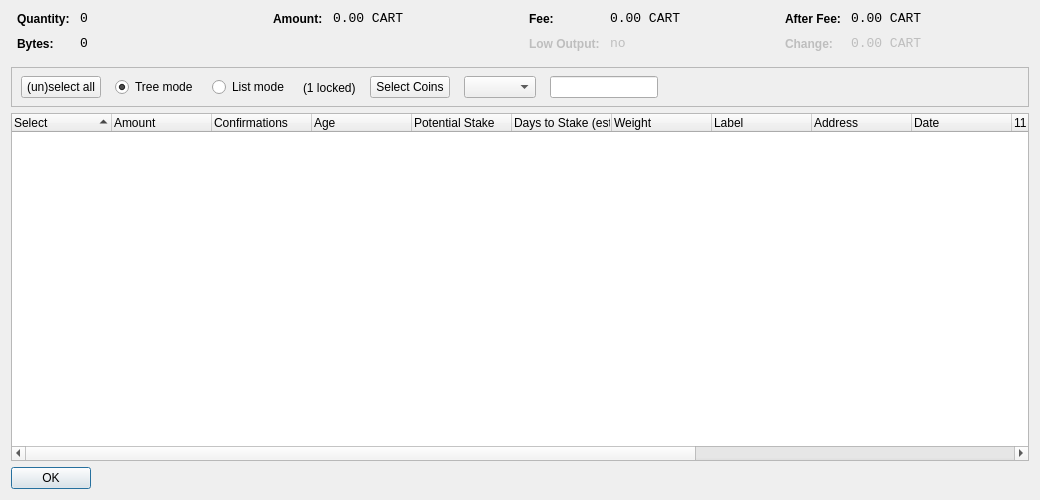
<?xml version="1.0" encoding="UTF-8"?>
<ui version="4.0">
 <class>CoinControlDialog</class>
 <widget class="QDialog" name="CoinControlDialog">
  <property name="geometry">
   <rect>
    <x>0</x>
    <y>0</y>
    <width>1040</width>
    <height>500</height>
   </rect>
  </property>
  <property name="windowTitle">
   <string>Coin Control</string>
  </property>
  <layout class="QVBoxLayout" name="verticalLayout">
   <item>
    <layout class="QHBoxLayout" name="horizontalLayoutTop" stretch="0,0,0,0">
     <property name="topMargin">
      <number>0</number>
     </property>
     <property name="bottomMargin">
      <number>10</number>
     </property>
     <item>
      <layout class="QFormLayout" name="formLayoutCoinControl1">
       <property name="horizontalSpacing">
        <number>10</number>
       </property>
       <property name="verticalSpacing">
        <number>10</number>
       </property>
       <property name="leftMargin">
        <number>6</number>
       </property>
       <property name="rightMargin">
        <number>6</number>
       </property>
       <item row="0" column="0">
        <widget class="QLabel" name="labelCoinControlQuantityText">
         <property name="styleSheet">
          <string notr="true">font-weight:bold;</string>
         </property>
         <property name="text">
          <string>Quantity:</string>
         </property>
        </widget>
       </item>
       <item row="0" column="1">
        <widget class="QLabel" name="labelCoinControlQuantity">
         <property name="font">
          <font>
           <family>Monospace</family>
           <pointsize>10</pointsize>
          </font>
         </property>
         <property name="cursor">
          <cursorShape>IBeamCursor</cursorShape>
         </property>
         <property name="contextMenuPolicy">
          <enum>Qt::ActionsContextMenu</enum>
         </property>
         <property name="text">
          <string notr="true">0</string>
         </property>
         <property name="textInteractionFlags">
          <set>Qt::LinksAccessibleByMouse|Qt::TextSelectableByKeyboard|Qt::TextSelectableByMouse</set>
         </property>
        </widget>
       </item>
       <item row="1" column="0">
        <widget class="QLabel" name="labelCoinControlBytesText">
         <property name="styleSheet">
          <string notr="true">font-weight:bold;</string>
         </property>
         <property name="text">
          <string>Bytes:</string>
         </property>
        </widget>
       </item>
       <item row="1" column="1">
        <widget class="QLabel" name="labelCoinControlBytes">
         <property name="font">
          <font>
           <family>Monospace</family>
           <pointsize>10</pointsize>
          </font>
         </property>
         <property name="cursor">
          <cursorShape>IBeamCursor</cursorShape>
         </property>
         <property name="contextMenuPolicy">
          <enum>Qt::ActionsContextMenu</enum>
         </property>
         <property name="text">
          <string notr="true">0</string>
         </property>
         <property name="textInteractionFlags">
          <set>Qt::LinksAccessibleByMouse|Qt::TextSelectableByKeyboard|Qt::TextSelectableByMouse</set>
         </property>
        </widget>
       </item>
      </layout>
     </item>
     <item>
      <layout class="QFormLayout" name="formLayoutCoinControl2">
       <property name="horizontalSpacing">
        <number>10</number>
       </property>
       <property name="verticalSpacing">
        <number>10</number>
       </property>
       <property name="leftMargin">
        <number>6</number>
       </property>
       <property name="rightMargin">
        <number>6</number>
       </property>
       <item row="0" column="0">
        <widget class="QLabel" name="labelCoinControlAmountText">
         <property name="styleSheet">
          <string notr="true">font-weight:bold;</string>
         </property>
         <property name="text">
          <string>Amount:</string>
         </property>
        </widget>
       </item>
       <item row="0" column="1">
        <widget class="QLabel" name="labelCoinControlAmount">
         <property name="font">
          <font>
           <family>Monospace</family>
           <pointsize>10</pointsize>
          </font>
         </property>
         <property name="cursor">
          <cursorShape>IBeamCursor</cursorShape>
         </property>
         <property name="contextMenuPolicy">
          <enum>Qt::ActionsContextMenu</enum>
         </property>
         <property name="text">
          <string notr="true">0.00 CART</string>
         </property>
         <property name="textInteractionFlags">
          <set>Qt::LinksAccessibleByMouse|Qt::TextSelectableByKeyboard|Qt::TextSelectableByMouse</set>
         </property>
        </widget>
       </item>
      </layout>
     </item>
     <item>
      <layout class="QFormLayout" name="formLayoutCoinControl3">
       <property name="horizontalSpacing">
        <number>10</number>
       </property>
       <property name="verticalSpacing">
        <number>10</number>
       </property>
       <property name="leftMargin">
        <number>6</number>
       </property>
       <property name="rightMargin">
        <number>6</number>
       </property>
       <item row="0" column="0">
        <widget class="QLabel" name="labelCoinControlFeeText">
         <property name="styleSheet">
          <string notr="true">font-weight:bold;</string>
         </property>
         <property name="text">
          <string>Fee:</string>
         </property>
        </widget>
       </item>
       <item row="0" column="1">
        <widget class="QLabel" name="labelCoinControlFee">
         <property name="font">
          <font>
           <family>Monospace</family>
           <pointsize>10</pointsize>
          </font>
         </property>
         <property name="cursor">
          <cursorShape>IBeamCursor</cursorShape>
         </property>
         <property name="contextMenuPolicy">
          <enum>Qt::ActionsContextMenu</enum>
         </property>
         <property name="text">
          <string notr="true">0.00 CART</string>
         </property>
         <property name="textInteractionFlags">
          <set>Qt::LinksAccessibleByMouse|Qt::TextSelectableByKeyboard|Qt::TextSelectableByMouse</set>
         </property>
        </widget>
       </item>
       <item row="1" column="0">
        <widget class="QLabel" name="labelCoinControlLowOutputText">
         <property name="enabled">
          <bool>false</bool>
         </property>
         <property name="styleSheet">
          <string notr="true">font-weight:bold;</string>
         </property>
         <property name="text">
          <string>Low Output:</string>
         </property>
        </widget>
       </item>
       <item row="1" column="1">
        <widget class="QLabel" name="labelCoinControlLowOutput">
         <property name="enabled">
          <bool>false</bool>
         </property>
         <property name="font">
          <font>
           <family>Monospace</family>
           <pointsize>10</pointsize>
          </font>
         </property>
         <property name="cursor">
          <cursorShape>IBeamCursor</cursorShape>
         </property>
         <property name="contextMenuPolicy">
          <enum>Qt::ActionsContextMenu</enum>
         </property>
         <property name="text">
          <string notr="true">no</string>
         </property>
         <property name="textInteractionFlags">
          <set>Qt::LinksAccessibleByMouse|Qt::TextSelectableByKeyboard|Qt::TextSelectableByMouse</set>
         </property>
        </widget>
       </item>
      </layout>
     </item>
     <item>
      <layout class="QFormLayout" name="formLayoutCoinControl4">
       <property name="fieldGrowthPolicy">
        <enum>QFormLayout::AllNonFixedFieldsGrow</enum>
       </property>
       <property name="horizontalSpacing">
        <number>10</number>
       </property>
       <property name="verticalSpacing">
        <number>10</number>
       </property>
       <property name="leftMargin">
        <number>6</number>
       </property>
       <property name="rightMargin">
        <number>6</number>
       </property>
       <item row="0" column="0">
        <widget class="QLabel" name="labelCoinControlAfterFeeText">
         <property name="styleSheet">
          <string notr="true">font-weight:bold;</string>
         </property>
         <property name="text">
          <string>After Fee:</string>
         </property>
        </widget>
       </item>
       <item row="0" column="1">
        <widget class="QLabel" name="labelCoinControlAfterFee">
         <property name="font">
          <font>
           <family>Monospace</family>
           <pointsize>10</pointsize>
          </font>
         </property>
         <property name="cursor">
          <cursorShape>IBeamCursor</cursorShape>
         </property>
         <property name="contextMenuPolicy">
          <enum>Qt::ActionsContextMenu</enum>
         </property>
         <property name="text">
          <string notr="true">0.00 CART</string>
         </property>
         <property name="textInteractionFlags">
          <set>Qt::LinksAccessibleByMouse|Qt::TextSelectableByKeyboard|Qt::TextSelectableByMouse</set>
         </property>
        </widget>
       </item>
       <item row="1" column="0">
        <widget class="QLabel" name="labelCoinControlChangeText">
         <property name="enabled">
          <bool>false</bool>
         </property>
         <property name="styleSheet">
          <string notr="true">font-weight:bold;</string>
         </property>
         <property name="text">
          <string>Change:</string>
         </property>
        </widget>
       </item>
       <item row="1" column="1">
        <widget class="QLabel" name="labelCoinControlChange">
         <property name="enabled">
          <bool>false</bool>
         </property>
         <property name="font">
          <font>
           <family>Monospace</family>
           <pointsize>10</pointsize>
          </font>
         </property>
         <property name="cursor">
          <cursorShape>IBeamCursor</cursorShape>
         </property>
         <property name="contextMenuPolicy">
          <enum>Qt::ActionsContextMenu</enum>
         </property>
         <property name="text">
          <string notr="true">0.00 CART</string>
         </property>
         <property name="textInteractionFlags">
          <set>Qt::LinksAccessibleByMouse|Qt::TextSelectableByKeyboard|Qt::TextSelectableByMouse</set>
         </property>
        </widget>
       </item>
      </layout>
     </item>
    </layout>
   </item>
   <item>
    <widget class="QFrame" name="frame">
     <property name="minimumSize">
      <size>
       <width>0</width>
       <height>40</height>
      </size>
     </property>
     <property name="frameShape">
      <enum>QFrame::StyledPanel</enum>
     </property>
     <property name="frameShadow">
      <enum>QFrame::Sunken</enum>
     </property>
     <widget class="QWidget" name="horizontalLayoutWidget">
      <property name="geometry">
       <rect>
        <x>10</x>
        <y>0</y>
        <width>781</width>
        <height>41</height>
       </rect>
      </property>
      <layout class="QHBoxLayout" name="horizontalLayoutPanel" stretch="0,0,0,0,0,0,0">
       <property name="spacing">
        <number>14</number>
       </property>
       <item>
        <widget class="QPushButton" name="pushButtonSelectAll">
         <property name="sizePolicy">
          <sizepolicy hsizetype="Maximum" vsizetype="Fixed">
           <horstretch>0</horstretch>
           <verstretch>0</verstretch>
          </sizepolicy>
         </property>
         <property name="text">
          <string>(un)select all</string>
         </property>
        </widget>
       </item>
       <item>
        <widget class="QRadioButton" name="radioTreeMode">
         <property name="sizePolicy">
          <sizepolicy hsizetype="Maximum" vsizetype="Fixed">
           <horstretch>0</horstretch>
           <verstretch>0</verstretch>
          </sizepolicy>
         </property>
         <property name="text">
          <string>Tree mode</string>
         </property>
         <property name="checked">
          <bool>true</bool>
         </property>
        </widget>
       </item>
       <item>
        <widget class="QRadioButton" name="radioListMode">
         <property name="sizePolicy">
          <sizepolicy hsizetype="Maximum" vsizetype="Fixed">
           <horstretch>0</horstretch>
           <verstretch>0</verstretch>
          </sizepolicy>
         </property>
         <property name="text">
          <string>List mode</string>
         </property>
        </widget>
       </item>
       <item>
        <widget class="QLabel" name="labelLocked">
          <property name="text">
            <string notr="true">(1 locked)</string>
          </property>
        </widget>
       </item>
       <item>
        <widget class="QPushButton" name="pushButtonCustomCC">
         <property name="text">
          <string>Select Coins</string>
         </property>
        </widget>
       </item>
       <item>
        <widget class="QComboBox" name="QComboBoxFilterCoins"/>
       </item>
       <item>
        <widget class="QLineEdit" name="lineEditCustomCC">
         <property name="enabled">
          <bool>true</bool>
         </property>
         <property name="sizePolicy">
          <sizepolicy hsizetype="Fixed" vsizetype="Fixed">
           <horstretch>0</horstretch>
           <verstretch>0</verstretch>
          </sizepolicy>
         </property>
         <property name="baseSize">
          <size>
           <width>50</width>
           <height>0</height>
          </size>
         </property>
        </widget>
       </item>
       <item>
        <spacer name="horizontalSpacer">
         <property name="orientation">
          <enum>Qt::Horizontal</enum>
         </property>
         <property name="sizeHint" stdset="0">
          <size>
           <width>40</width>
           <height>20</height>
          </size>
         </property>
        </spacer>
       </item>
      </layout>
     </widget>
    </widget>
   </item>
   <item>
    <widget class="CoinControlTreeWidget" name="treeWidget">
     <property name="contextMenuPolicy">
      <enum>Qt::CustomContextMenu</enum>
     </property>
     <property name="sortingEnabled">
      <bool>false</bool>
     </property>
     <property name="columnCount">
      <number>15</number>
     </property>
     <attribute name="headerShowSortIndicator" stdset="0">
      <bool>true</bool>
     </attribute>
     <attribute name="headerStretchLastSection">
      <bool>false</bool>
     </attribute>
     <column>
      <property name="text">
       <string>Select</string>
      </property>
     </column>
     <column>
      <property name="text">
       <string>Amount</string>
      </property>
     </column>
     <column>
      <property name="text">
       <string>Confirmations</string>
      </property>
      <property name="toolTip">
       <string>Confirmed</string>
      </property>
     </column>
     <column>
      <property name="text">
       <string>Age</string> /** age **/
      </property>
     </column>
	   <column>
      <property name="text">
       <string>Potential Stake</string>
      </property>
     </column>
  	 <column>
      <property name="text">
       <string>Days to Stake (est.)</string>
      </property>
     </column>
     <column>
      <property name="text">
       <string>Weight</string>
      </property>
     </column>
     <column>
      <property name="text">
       <string>Label</string>
      </property>
     </column>
     <column>
      <property name="text">
       <string>Address</string>
      </property>
     </column>
     <column>
      <property name="text">
       <string>Date</string>
      </property>
     </column>
     <column>
      <property name="text">
       <string/>
      </property>
     </column>
     <column>
      <property name="text">
       <string/>
      </property>
     </column>
     <column>
      <property name="text">
       <string/>
      </property>
     </column>
     <column>
      <property name="text">
       <string/>
      </property>
     </column>
     <column>
      <property name="text">
       <string/>
      </property>
     </column>
    </widget>
   </item>
   <item>
    <widget class="QDialogButtonBox" name="buttonBox">
     <property name="sizePolicy">
      <sizepolicy hsizetype="Maximum" vsizetype="Fixed">
       <horstretch>0</horstretch>
       <verstretch>0</verstretch>
      </sizepolicy>
     </property>
     <property name="orientation">
      <enum>Qt::Horizontal</enum>
     </property>
     <property name="standardButtons">
      <set>QDialogButtonBox::Ok</set>
     </property>
    </widget>
   </item>
  </layout>
 </widget>
 <customwidgets>
  <customwidget>
   <class>CoinControlTreeWidget</class>
   <extends>QTreeWidget</extends>
   <header>coincontroltreewidget.h</header>
  </customwidget>
 </customwidgets>
 <resources/>
 <connections/>
</ui>
